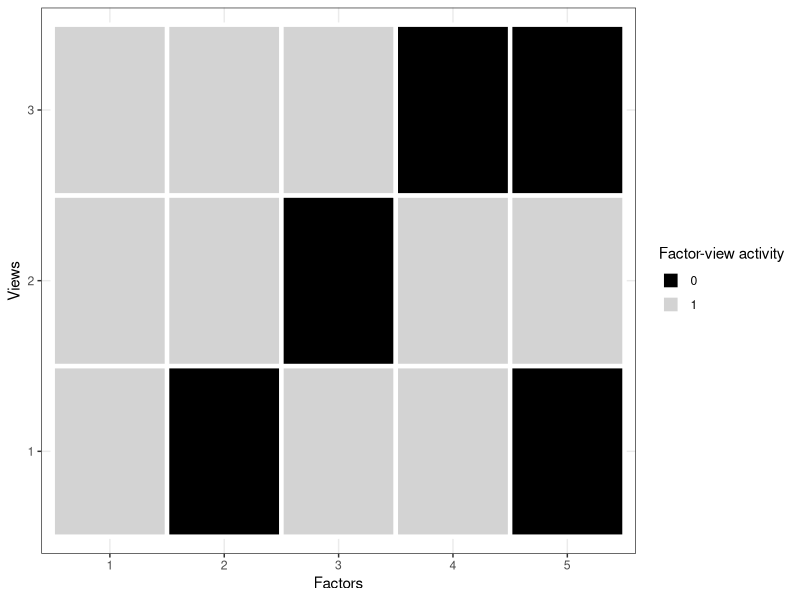

This chart was generated by the following R code:
library(ggplot2)

df <- expand.grid(Views = 1:3, Factors=1:5)
df$Active <- factor(c(1,1,1,
               0,1,1,
               1,0,1,
               1,1,0,
               0,1,0))
df$Views <- factor(df$Views)
df$Factors <- factor(df$Factors)


fig <- ggplot(df, 
       aes(x = Factors, y = Views, fill = Active)) + 
  geom_tile(color = "white",
            lwd = 1.5,
            linetype = 1) + 
  scale_fill_manual(values=c('black', 'lightgray'),name = "Factor-view activity") +
  theme_bw()
fig
